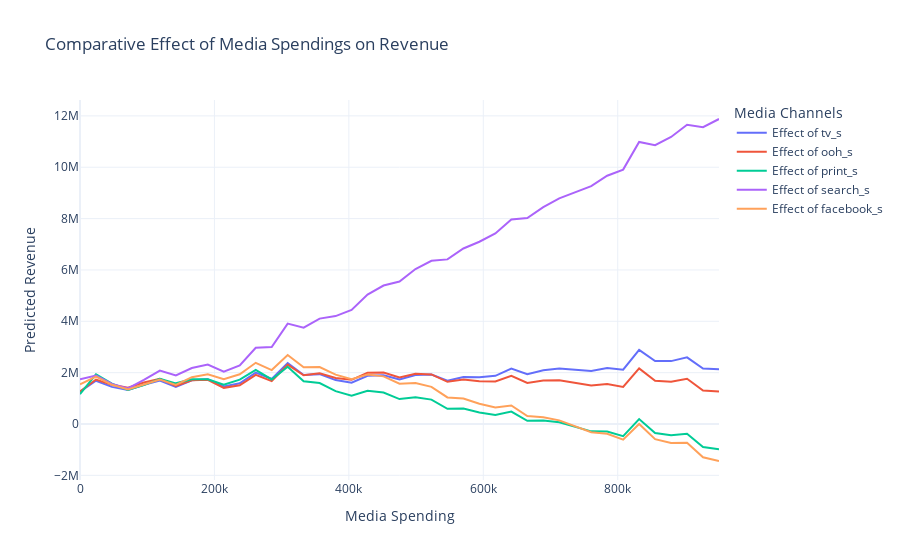

Notebook source saved alongside this figure:
### Code cell
import plotly.graph_objects as go

# Initialize a figure with plotly
fig = go.Figure()

# Assuming 'media_spend_list', 'X_base', 'create_prediction_data_for_media', 'gam', and 'spending_range' are already defined

# Visualize the effect of each media spending variable using Plotly
for media_channel in media_spend_list:
    X_pred = create_prediction_data_for_media(X_base, media_channel, spending_range)
    predictions = gam.predict(X_pred)
    fig.add_trace(go.Scatter(x=spending_range, y=predictions, mode='lines', name=f'Effect of {media_channel}'))

fig.update_layout(title='Comparative Effect of Media Spendings on Revenue',
                  xaxis_title='Media Spending',
                  yaxis_title='Predicted Revenue',
                  legend_title='Media Channels',
                  template='plotly_white')

# Display the figure
fig.show()
